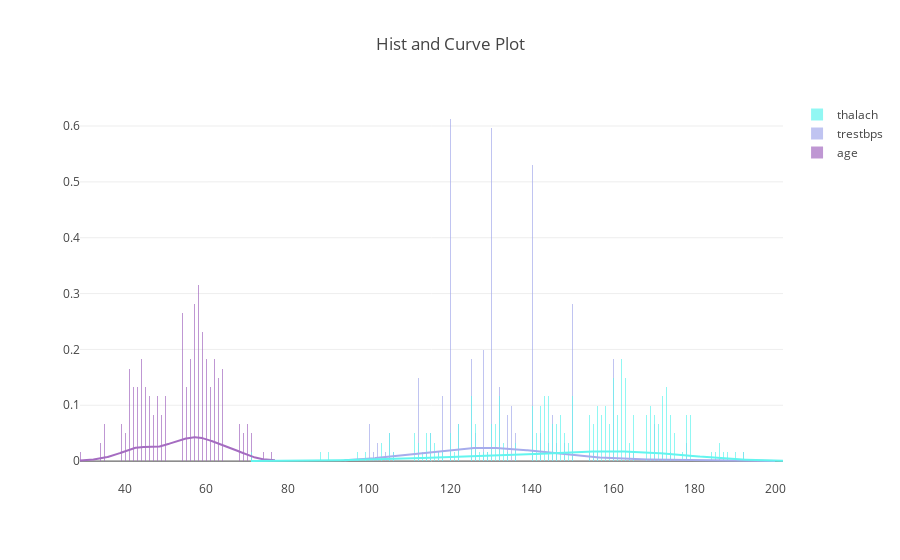

The notebook cell saved with this chart:
### Code cell
x1 = heart_df["age"].values
x2 = heart_df["trestbps"].values
x3 = heart_df.thalach.values

hist_data = [x1, x2, x3]

group_labels = ['age', 'trestbps', 'thalach']
colors = ['#A56CC1', '#A6ACEC', '#63F5EF']

fig = ff.create_distplot(hist_data, group_labels, colors=colors, bin_size=.2, show_rug=False)

fig['layout'].update(title='Hist and Curve Plot')

plotly.offline.iplot(fig, filename='Hist and Curve')

### Figure 1 — Plotly figure (JSON) as saved in the notebook; plotly's stock layout.template omitted (floating-point values rounded to 4 significant figures; data arrays with more than 128 entries replaced by an {"elided": "..."} marker saying what was removed)
{"data": [{"autobinx": false, "histnorm": "probability density", "legendgroup": "age", "marker": {"color": "#A56CC1"}, "name": "age", "opacity": 0.7, "type": "histogram", "uid": "e0d3b146-e811-4148-91ef-9549bddcfcb7", "x": {"elided": "303 int values"}, "xaxis": "x", "xbins": {"end": 77, "size": 0.2, "start": 29}, "yaxis": "y"}, {"autobinx": false, "histnorm": "probability density", "legendgroup": "trestbps", "marker": {"color": "#A6ACEC"}, "name": "trestbps", "opacity": 0.7, "type": "histogram", "uid": "fc378f7e-fe27-4d0f-80af-99afa80407c0", "x": {"elided": "303 int values"}, "xaxis": "x", "xbins": {"end": 200, "size": 0.2, "start": 94}, "yaxis": "y"}, {"autobinx": false, "histnorm": "probability density", "legendgroup": "thalach", "marker": {"color": "#63F5EF"}, "name": "thalach", "opacity": 0.7, "type": "histogram", "uid": "e73b8cfc-e6f5-43f9-8323-2c4aff3a4e2f", "x": {"elided": "303 int values"}, "xaxis": "x", "xbins": {"end": 202, "size": 0.2, "start": 71}, "yaxis": "y"}, {"legendgroup": "age", "marker": {"color": "#A56CC1"}, "mode": "lines", "name": "age", "showlegend": false, "type": "scatter", "uid": "10a4d719-570e-485e-b696-b8c26fcbc9f6", "x": {"elided": "500 float values"}, "xaxis": "x", "y": {"elided": "500 float values"}, "yaxis": "y"}, {"legendgroup": "trestbps", "marker": {"color": "#A6ACEC"}, "mode": "lines", "name": "trestbps", "showlegend": false, "type": "scatter", "uid": "5336a34b-b4b7-4ffd-aeb7-5c5c60854410", "x": {"elided": "500 float values"}, "xaxis": "x", "y": {"elided": "500 float values"}, "yaxis": "y"}, {"legendgroup": "thalach", "marker": {"color": "#63F5EF"}, "mode": "lines", "name": "thalach", "showlegend": false, "type": "scatter", "uid": "7c228b8d-2021-4d19-88ba-5b17f3359fea", "x": {"elided": "500 float values"}, "xaxis": "x", "y": {"elided": "500 float values"}, "yaxis": "y"}], "layout": {"barmode": "overlay", "hovermode": "closest", "legend": {"traceorder": "reversed"}, "title": {"text": "Hist and Curve Plot"}, "xaxis": {"anchor": "y2", "domain": [0, 1], "zeroline": false}, "yaxis": {"anchor": "free", "domain": [0, 1], "position": 0}}}
